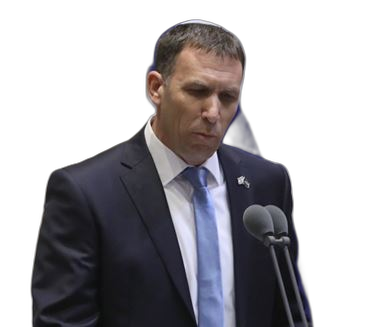
#> input picture content-kit/personal/2026-11-sticker-kahana/kahana-cut.png, 382 x 327 px
$ python make_bumper.py
#> lines starting #> are read from the running program, lines starting #| are printed output that depends on the picture; after the words box and inside, x2 and y2 are one past the last pixel; in counts of white or black regions, pixels touching at a corner belong together
"""Private joke: wide thin yellow bumper sticker 'כהנא חי' with a large B&W Matan Kahana portrait. No Kach emblem."""
import os
from PIL import Image, ImageDraw, ImageFont, ImageOps, ImageEnhance
HERE = os.path.dirname(os.path.abspath(__file__)); KB = HERE + '/../../fonts/HaimClassicv2FM-Bold.ttf'
W, H = 1500, 420; Y, K = (255, 222, 0), (0, 0, 0)
def F(s): return ImageFont.truetype(KB, s, layout_engine=ImageFont.Layout.RAQM)
base = Image.new('RGBA', (W, H), Y + (255,))
cut = Image.open(HERE + '/kahana-cut.png').convert('RGBA'); from PIL import ImageFilter; a = cut.getchannel('A').point(lambda v: 255 if v > 150 else 0).filter(ImageFilter.GaussianBlur(1.2)); cut.putalpha(a); cut = cut.crop(a.getbbox())
#> further down, cut is the input picture: PIL image 382x327 RGBA; mean R, G, B, A 33.5, 31.5, 35.3, 114.5
#> after `a = cut.getchannel('A').point(lambda v: 255 if v > 150 else 0).filter(`:
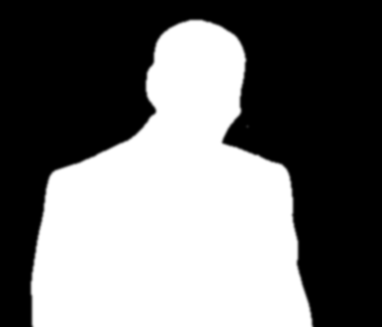
#> a: PIL image 382x327 L; min 0, max 255, mean 114.1
#> after `cut = cut.crop(a.getbbox())`:
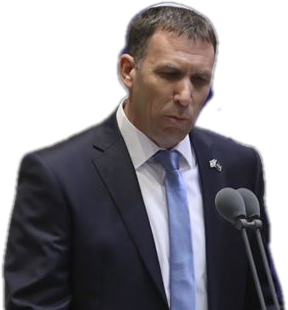
#> cut: PIL image 288x310 RGBA; mean R, G, B, A 46.9, 44.1, 49.3, 159.6; transparent parts drawn white
cut = cut.crop((0, 0, cut.width, int(cut.height * .62)))                      # head + shoulders only
#> cut: PIL image 288x192 RGBA
g = ImageEnhance.Contrast(ImageOps.grayscale(cut.convert('RGB'))).enhance(1.35)
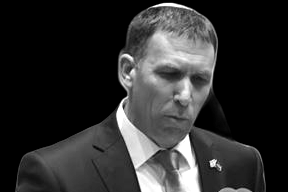
#> g: PIL image 288x192 L; min 0, max 255, mean 46.3
cut = Image.merge('RGBA', (g, g, g, cut.getchannel('A')))
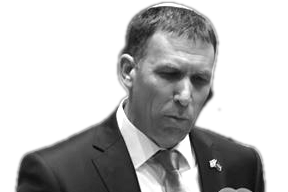
#> cut: PIL image 288x192 RGBA; mean R, G, B, A 46.3, 46.3, 46.3, 112.9; transparent parts drawn white
s = (H + 40) / cut.height; cut = cut.resize((int(cut.width * s), int(cut.height * s)), Image.LANCZOS)
#> after `s = (H + 40) / cut.height`: s = 2.4
bk = ImageDraw.Draw(base); bk.polygon([(0, 0), (690, 0), (580, H), (0, H)], fill=K + (255,))   # black panel, diagonal edge into the yellow
pm = Image.new('L', (W, H), 0); ImageDraw.Draw(pm).polygon([(0, 0), (690, 0), (580, H), (0, H)], fill=255)
#> after `pm = Image.new('L', (W, H), 0)`: pm: PIL image 1500x420 L; every value is 0
#> after `ImageDraw.Draw(pm).polygon([(0, 0), (690, 0), (580, H), (0, H)], fill=`:
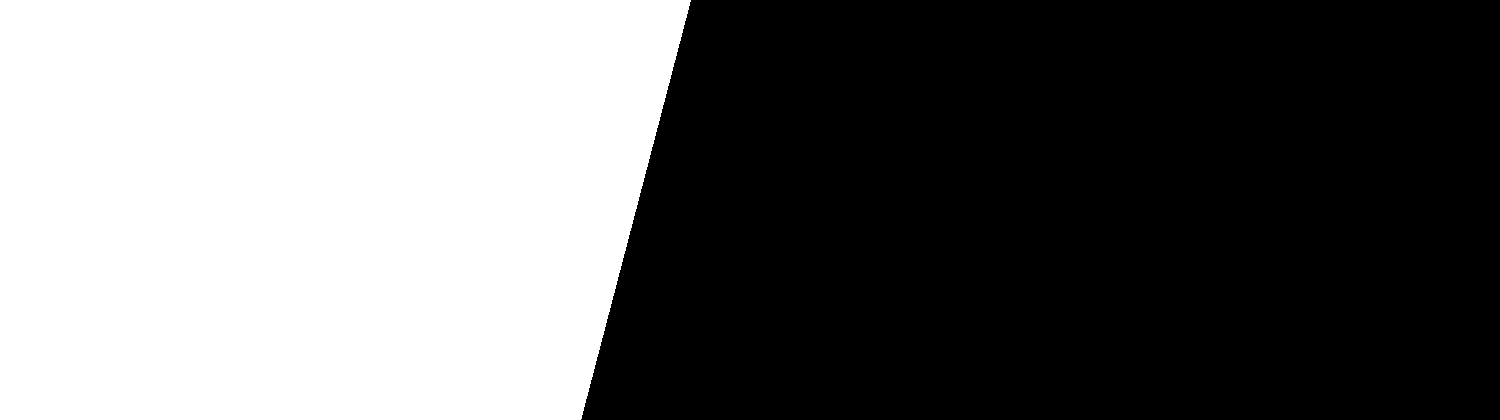
#> pm: PIL image 1500x420 L; 42.4% white; 1 white region, box (x1, y1, x2, y2) and area: (0, 0, 691, 420) 267170
pl = Image.new('RGBA', (W, H), (0, 0, 0, 0)); pl.alpha_composite(cut, (-10, H - cut.height + 40))
#> after `pl = Image.new('RGBA', (W, H), (0, 0, 0, 0))`: pl: PIL image 1500x420 RGBA; every value is 0
base.alpha_composite(Image.composite(pl, Image.new('RGBA', (W, H), (0, 0, 0, 0)), pm))
d = ImageDraw.Draw(base); xr = W - 50
d.text((1085, H / 2 + 6), 'כהנא חי', font=F(200), fill=K, anchor='mm', direction='rtl')
d.rectangle((0, 0, W - 1, H - 1), outline=K, width=10)
m = Image.new('L', (W, H), 0); ImageDraw.Draw(m).rounded_rectangle((0, 0, W - 1, H - 1), 22, fill=255)
#> after `ImageDraw.Draw(m).rounded_rectangle((0, 0, W - 1, H - 1), 22, fill=255`:
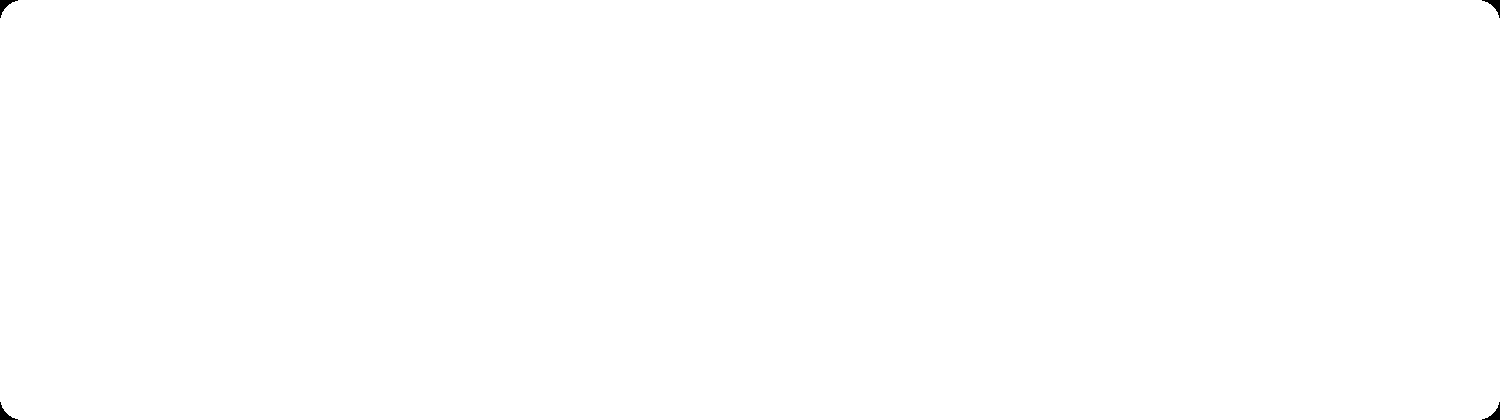
#> m: PIL image 1500x420 L; 99.9% white; 4 black regions, box (x1, y1, x2, y2) and area: (0, 0, 18, 18) 111, (1482, 0, 1500, 18) 111, (0, 402, 18, 420) 111, (1482, 402, 1500, 420) 111
out = Image.new('RGBA', (W, H), (0, 0, 0, 0)); out.paste(base, (0, 0), m)
#> after `out.paste(base, (0, 0), m)`:
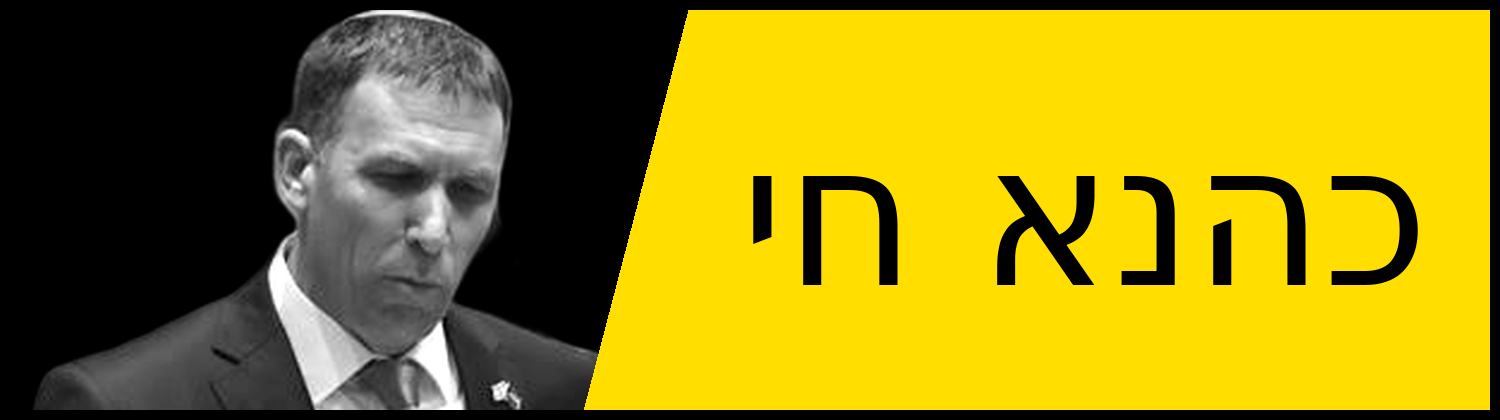
#> base: PIL image 1500x420 RGBA; mean R, G, B, A 148.9, 132.1, 18.9, 255
out.save(HERE + '/bumper.png'); out.convert('RGB').save(HERE + '/bumper.jpg', quality=95); print('ok', cut.size)
#| ok (690, 460)

$ run again, with content-kit/personal/2026-11-sticker-kahana/kahana.jpg saved as content-kit/personal/2026-11-sticker-kahana/kahana-cut.png
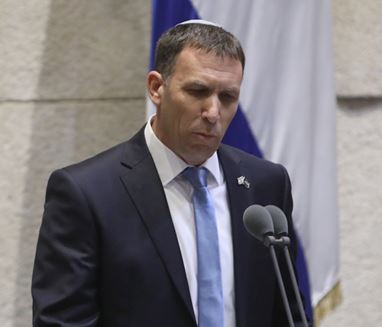
#> input picture content-kit/personal/2026-11-sticker-kahana/kahana.jpg, 382 x 327 px
#> a: PIL image 382x327 L; every value is 255
#> pm: PIL image 1500x420 L; every value is 0
#> pm: PIL image 1500x420 L; 42.4% white; 1 white region, box (x1, y1, x2, y2) and area: (0, 0, 691, 420) 267170
#> pl: PIL image 1500x420 RGBA; every value is 0
#> `pl.alpha_composite(cut, (-10, H - cut.height + 40))`:
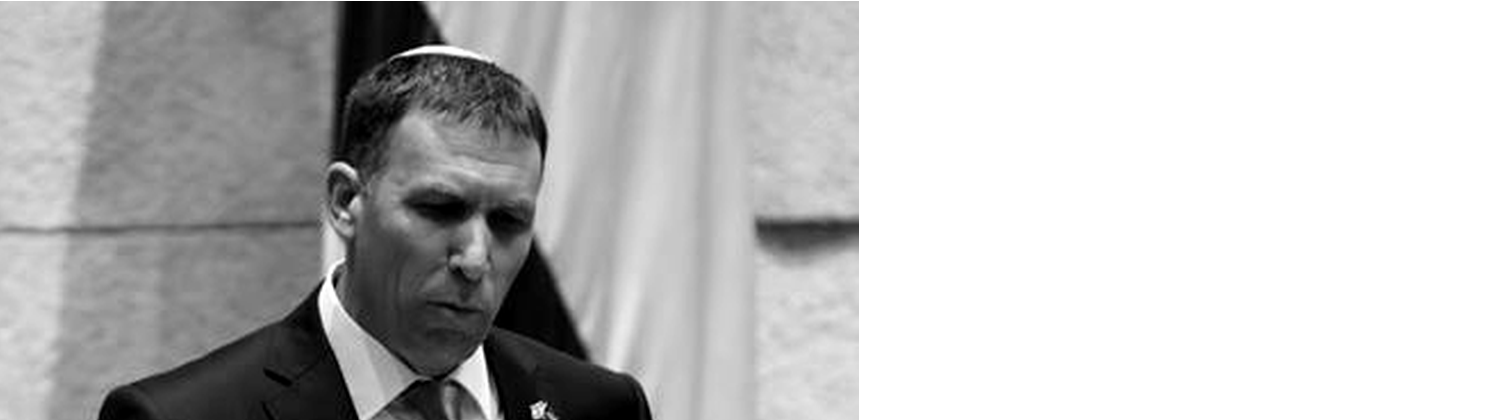
#> pl: PIL image 1500x420 RGBA; mean R, G, B, A 81.5, 81.5, 81.5, 145.7; transparent parts drawn white
#> m: PIL image 1500x420 L; 99.9% white; 4 black regions, box (x1, y1, x2, y2) and area: (0, 0, 18, 18) 111, (1482, 0, 1500, 18) 111, (0, 402, 18, 420) 111, (1482, 402, 1500, 420) 111
#> `out.paste(base, (0, 0), m)`:
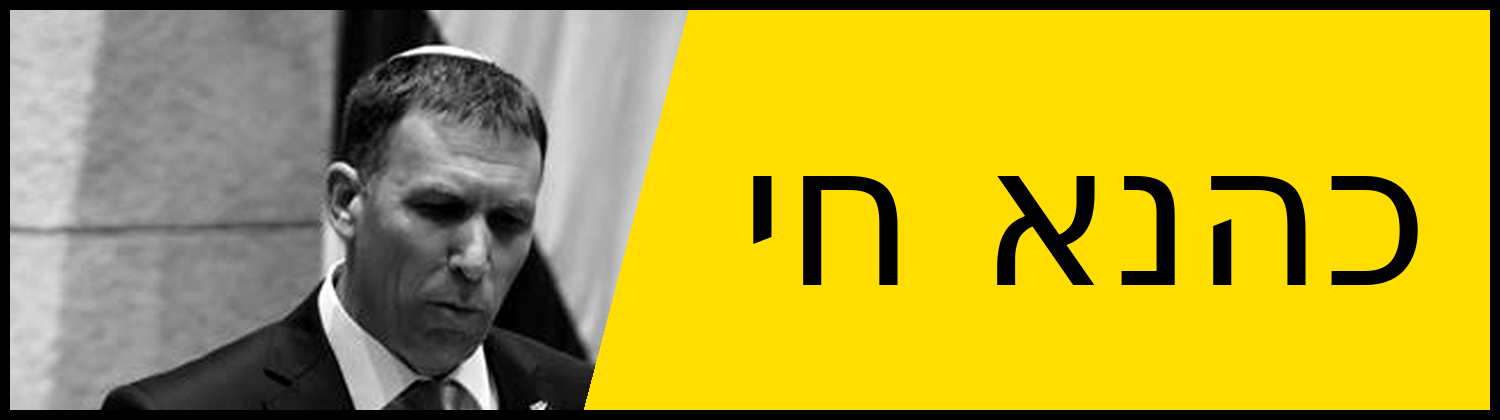
#> base: PIL image 1500x420 RGBA; mean R, G, B, A 180, 163.2, 50, 255
#| ok (869, 459)
